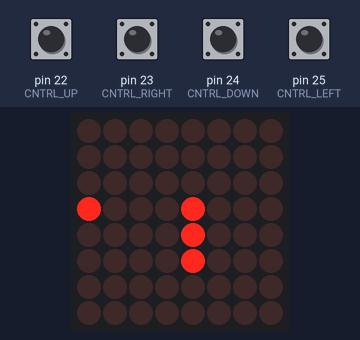
Bench run of a sketch on a simulated Arduino Mega 2560, built with avr-gcc and run on an emulated ATmega2560. Shown: 8×8 LED matrix. The test bench sets the inputs (shaded band); at power-on: pin 22 (CNTRL_UP), pin 23 (CNTRL_RIGHT), pin 24 (CNTRL_DOWN), pin 25 (CNTRL_LEFT) LOW. Random numbers use the default seed unless the sketch sets one.

Above: at 0.45 s.
At 1.0 s:
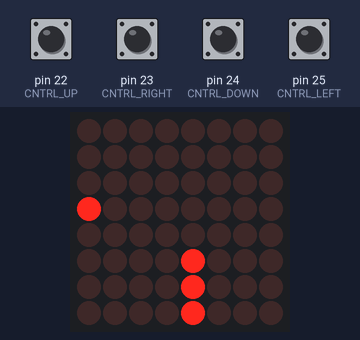

The sketch:

Snake.ino
```cpp
//For arduino Mega

#include <LedControl.h>
#include <stdint.h>
#include "Snecc.h"
#include "Food.h"

//!!DO NOT USE PIN 2 IT IS USED FOR RANDOM NUMBER GENERATION!!

//Define pins used for buttons
#define CNTRL_UP 22
#define CNTRL_RIGHT 23
#define CNTRL_DOWN 24
#define CNTRL_LEFT 25

//Define pins used for 8x8 Matrix (SPI)
#define DIN 51
#define CS  53
#define CLK 52

//Define other useful stuff
#define BRD_ADDRESS 0
#define BRD_INTENSITY 5 //Can go from 0 to 15
#define BRD_DIMENSIONS 8
#define SNAKE_SPEED_dT_MS 300
#define RANDOM_PIN 2

LedControl brd(DIN, CLK, CS);
Snake sneck(brd, BRD_ADDRESS);
Food food(brd, BRD_ADDRESS, BRD_DIMENSIONS);

void Update();
void Draw();

//For update/draw cooldown
uint16_t lastUpdateT = 0;
uint16_t lastDrawT = 0;

bool isLost = false;

void setup()
{
	brd.shutdown(BRD_ADDRESS, false);
	brd.setIntensity(BRD_ADDRESS, BRD_INTENSITY);
	brd.clearDisplay(BRD_ADDRESS);
	pinMode(RANDOM_PIN, INPUT);
	pinMode(CNTRL_UP, INPUT);
	pinMode(CNTRL_RIGHT, INPUT);
	pinMode(CNTRL_DOWN, INPUT);
	pinMode(CNTRL_LEFT, INPUT);
	randomSeed(analogRead(RANDOM_PIN));
	food.Randomize();
}

void loop()
{
	if (!isLost) Update();
	if (!isLost) Draw();
}

void Update()
{
	if (digitalRead(CNTRL_UP)) sneck.SetDirection(Snake::Direction::up);
	else if (digitalRead(CNTRL_RIGHT)) sneck.SetDirection(Snake::Direction::right);
	else if (digitalRead(CNTRL_DOWN)) sneck.SetDirection(Snake::Direction::down);
	else if (digitalRead(CNTRL_LEFT)) sneck.SetDirection(Snake::Direction::left);

	if (millis() - lastUpdateT > SNAKE_SPEED_dT_MS)
	{
		sneck.Advance();
		if (sneck.GetHeadPos().GetX() >= BRD_DIMENSIONS ||
			sneck.GetHeadPos().GetY() >= BRD_DIMENSIONS ||
			sneck.IsCollidingWithSelf())
		{
			isLost = true;
		}
		if (sneck.GetHeadPos() == food.GetPosition())
		{
			sneck.Grow();
			do
			{
				food.Randomize();
			} while (sneck.IsInside(food.GetPosition()));
		}
		lastUpdateT = millis();
	}
}

void Draw()
{
	if (millis() - lastDrawT > SNAKE_SPEED_dT_MS)
	{
		brd.clearDisplay(BRD_ADDRESS);
		sneck.Draw();
		food.Draw();
		lastDrawT = millis();
	}
}
```

Food.cpp
```cpp
#include "Food.h"

Food::Food(LedControl& brd, int brdAddress, uint8_t brdDim)
	:
	brd(brd),
	brdAddress(brdAddress),
	brdDim(brdDim)
{}

void Food::Randomize()
{
	pos.SetX(random(brdDim));
	pos.SetY(random(brdDim));
}

void Food::Draw() const
{
	brd.setLed(brdAddress, pos.GetY(), pos.GetX(), true);
}
```

Food.h
```cpp
#pragma once

#include <LedControl.h>
#include <stdint.h>
#include "Vec2.h"

class Food
{
public:
	Food(LedControl& brd, int brdAddress, uint8_t brdDim);
	Vec2<uint8_t> GetPosition() const { return pos; }
	void Randomize();
	void Draw() const;
private:
	LedControl& brd;
	Vec2<uint8_t> pos;
	const int brdAddress;
	const uint8_t brdDim;
};
```

Snecc.cpp
```cpp
#include "Snecc.h"

//////////////////SEGMENT//////////////////

Snake::Segment::Segment(LedControl& brd, int brdAddress, Vec2<uint8_t> pos)
	:
	pbrd(&brd),
	brdAddress(brdAddress),
	pos(pos)
{}

void Snake::Segment::SetPos(const Vec2<uint8_t>& newPos)
{
	pos = newPos;
}

void Snake::Segment::Draw() const
{
	pbrd->setLed(brdAddress, pos.GetY(), pos.GetX(), true);
}

//////////////////SNAAAKE//////////////////

Snake::Snake(LedControl& brd, int brdAddress)
	:
	brd(brd),
	size(INITIAL_SIZE),
	brdAddress(brdAddress),
	snakeDirection(Snake::Direction::down),
	nextSegmentRotation(size - 1),
	snakeHead(segStack[0]),
	indexOfHeadInStack(0)
{
	segStack = (Snake::Segment*)calloc(INITIAL_SIZE, sizeof(Snake::Segment));
	for (uint8_t i = 0; i < INITIAL_SIZE; ++i)
	{
		segStack[i] = Segment(brd, brdAddress, Vec2<uint8_t>(STARTING_POS_X, STARTING_POS_Y - i));
	}
	snakeHead = segStack[0];
}

Snake::~Snake()
{
	free(segStack);
	segStack = nullptr;
}

void Snake::SetDirection(Snake::Direction dir)
{
	if ((dir == Snake::Direction::down && snakeDirection == Snake::Direction::up) ||
		(dir == Snake::Direction::up && snakeDirection == Snake::Direction::down) ||
		(dir == Snake::Direction::left && snakeDirection == Snake::Direction::right) ||
		(dir == Snake::Direction::right && snakeDirection == Snake::Direction::left))
	{
		return;
	}

	snakeDirection = dir;
}

void Snake::Grow()
{
	segStack = (Segment*)realloc(segStack, (size + 1) * sizeof(Segment));
	segStack[size] = Segment(brd, brdAddress, Vec2<uint8_t>(0, 0));
	isGrowing = true;
}

void Snake::Advance()
{
	if (isGrowing)
	{
		++size;
		Vec2<uint8_t> tempPos = snakeHead.GetPos();
		switch (snakeDirection)
		{
		case Snake::Direction::left:
			segStack[indexOfHeadInStack].SetPos(segStack[indexOfHeadInStack].GetPos() - Vec2<uint8_t>(1, 0));
			break;
		case Snake::Direction::right:
			segStack[indexOfHeadInStack].SetPos(segStack[indexOfHeadInStack].GetPos() + Vec2<uint8_t>(1, 0));
			break;
		case Snake::Direction::up:
			segStack[indexOfHeadInStack].SetPos(segStack[indexOfHeadInStack].GetPos() - Vec2<uint8_t>(0, 1));
			break;
		case Snake::Direction::down:
			segStack[indexOfHeadInStack].SetPos(segStack[indexOfHeadInStack].GetPos() + Vec2<uint8_t>(0, 1));
			break;
		}
		snakeHead = segStack[indexOfHeadInStack];

		for (uint8_t i = indexOfHeadInStack + 1; i < size; ++i)
		{
			Vec2<uint8_t> swapTemp;
			swapTemp = tempPos;
			tempPos = segStack[i].GetPos();
			segStack[i].SetPos(swapTemp);
		}

		isGrowing = false;
	}
	else
	{
		switch (snakeDirection)
		{
		case Snake::Direction::left:
			segStack[nextSegmentRotation].SetPos(snakeHead.GetPos() - Vec2<uint8_t>(1, 0));
			break;
		case Snake::Direction::right:
			segStack[nextSegmentRotation].SetPos(snakeHead.GetPos() + Vec2<uint8_t>(1, 0));
			break;
		case Snake::Direction::up:
			segStack[nextSegmentRotation].SetPos(snakeHead.GetPos() - Vec2<uint8_t>(0, 1));
			break;
		case Snake::Direction::down:
			segStack[nextSegmentRotation].SetPos(snakeHead.GetPos() + Vec2<uint8_t>(0, 1));
			break;
		}
		snakeHead = segStack[nextSegmentRotation];
		indexOfHeadInStack = nextSegmentRotation;
		nextSegmentRotation = (nextSegmentRotation ? nextSegmentRotation - 1 : size - 1);
	}
}

bool Snake::IsInside(const Vec2<uint8_t>& pos) const
{
	for (uint8_t i = 0; i < size; ++i)
	{
		if (segStack[i].GetPos() == pos)
		{
			return true;
		}
	}
	return false;
}

bool Snake::IsCollidingWithSelf() const
{
	for (uint8_t i = 0; i < size; ++i)
	{
		if (i != indexOfHeadInStack &&
			snakeHead.GetPos() == segStack[i].GetPos())
		{
			return true;
		}
	}
	return false;
}

void Snake::Draw() const
{
	for (uint8_t i = 0; i < size; ++i)
	{
		segStack[i].Draw();
	}
}
```

Snecc.h
```cpp
#pragma once

#include <LedControl.h>
#include <stdint.h>
#include <stdlib.h>
#include <string.h>
#include "Vec2.h"

#define INITIAL_SIZE 3
#define STARTING_POS_X 4
#define STARTING_POS_Y 4

class Snake
{
public:
	enum class Direction
	{
		left,
		right,
		up,
		down
	};
private:
	class Segment
	{
	public:
		Segment(LedControl& brd, int brdAddress, Vec2<uint8_t> pos);
		Vec2<uint8_t> GetPos() const { return pos; }
		void SetPos(const Vec2<uint8_t>& newPos);
		void Draw() const;
	private:
		LedControl* pbrd;
		int brdAddress;
		Vec2<uint8_t> pos;
	};
public:
	Snake(LedControl& brd, int brdAddress);
	~Snake();
	void SetDirection(Direction dir);
	void Grow();
	void Advance();
	Vec2<uint8_t> GetHeadPos() const { return snakeHead.GetPos(); }
	bool IsCollidingWithSelf() const;
	bool IsInside(const Vec2<uint8_t>& pos) const;
	void Draw() const;
private:
	LedControl& brd;
	const int brdAddress;
	uint8_t size; //Max size is 64 don't need more than a byte
	Segment* segStack = nullptr;
	Segment snakeHead;
	uint8_t indexOfHeadInStack;
	bool isGrowing = false;
	Direction snakeDirection;
	uint8_t nextSegmentRotation;
};
```

Vec2.h
```cpp
#pragma once

template <typename T>
class Vec2
{
public:
	Vec2() = default;
	Vec2(T x, T y)
		:
		x(x),
		y(y)
	{  }
	T GetX() const
	{
		return x;
	}
	T GetY() const
	{
		return y;
	}
	void SetX(T x_in)
	{
		x = x_in;
	}
	void SetY(T y_in)
	{
		y = y_in;
	}
	Vec2 operator+(const Vec2& rhs)
	{
		return Vec2{ x + rhs.GetX(), y + rhs.GetY() };
	}
	Vec2 operator-(const Vec2& rhs)
	{
		return Vec2{ x - rhs.GetX(), y - rhs.GetY() };
	}
	template <typename T2>
	operator Vec2<T2>()
	{
		return Vec2{ (T2)x, (T2)y };
	}
	bool operator==(const Vec2& rhs) const
	{
		return x == rhs.x && y == rhs.y;
	}
private:
	T x;
	T y;
};
```
